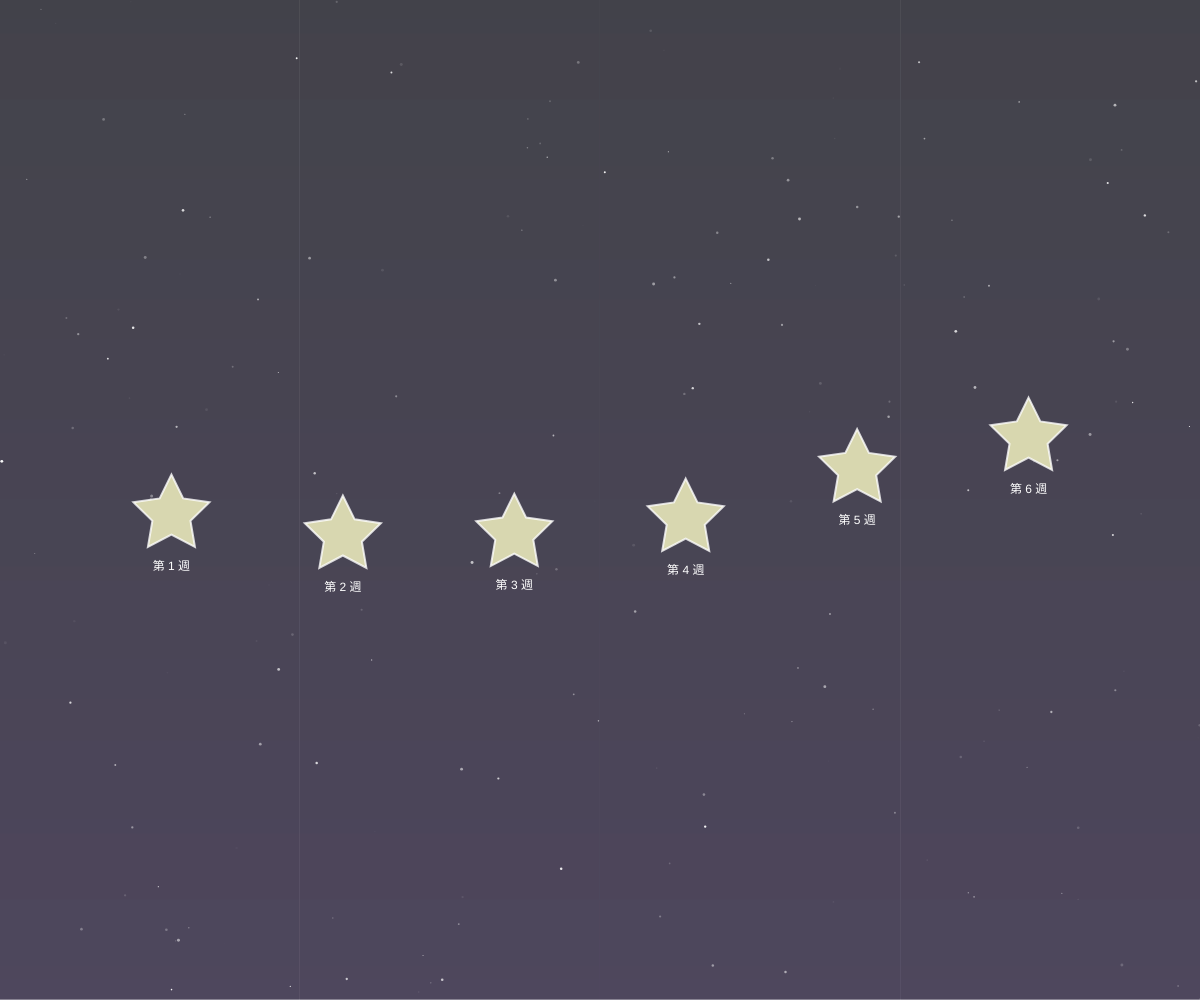
Frame 1 (no input)
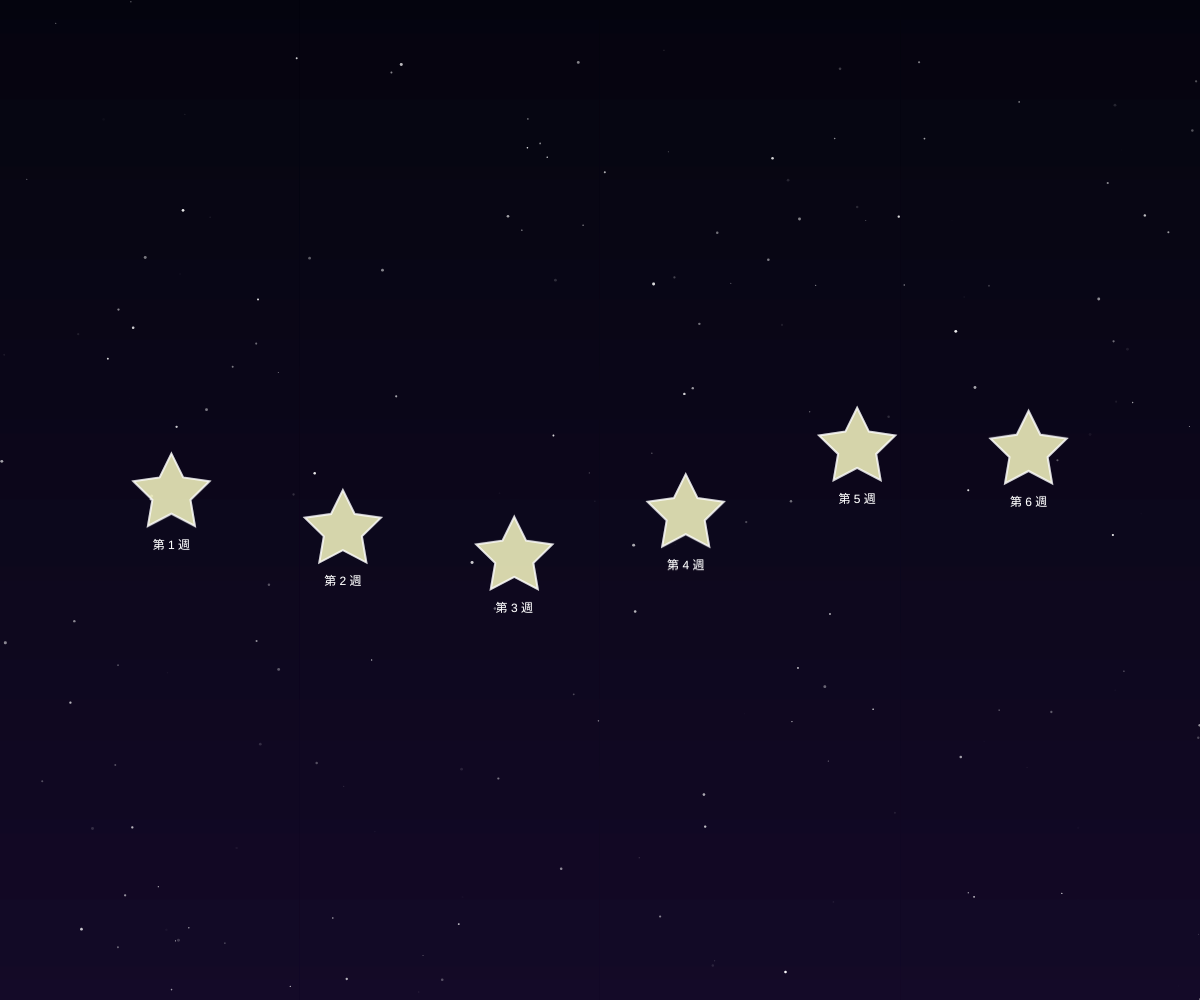
Frame 60 (no input)
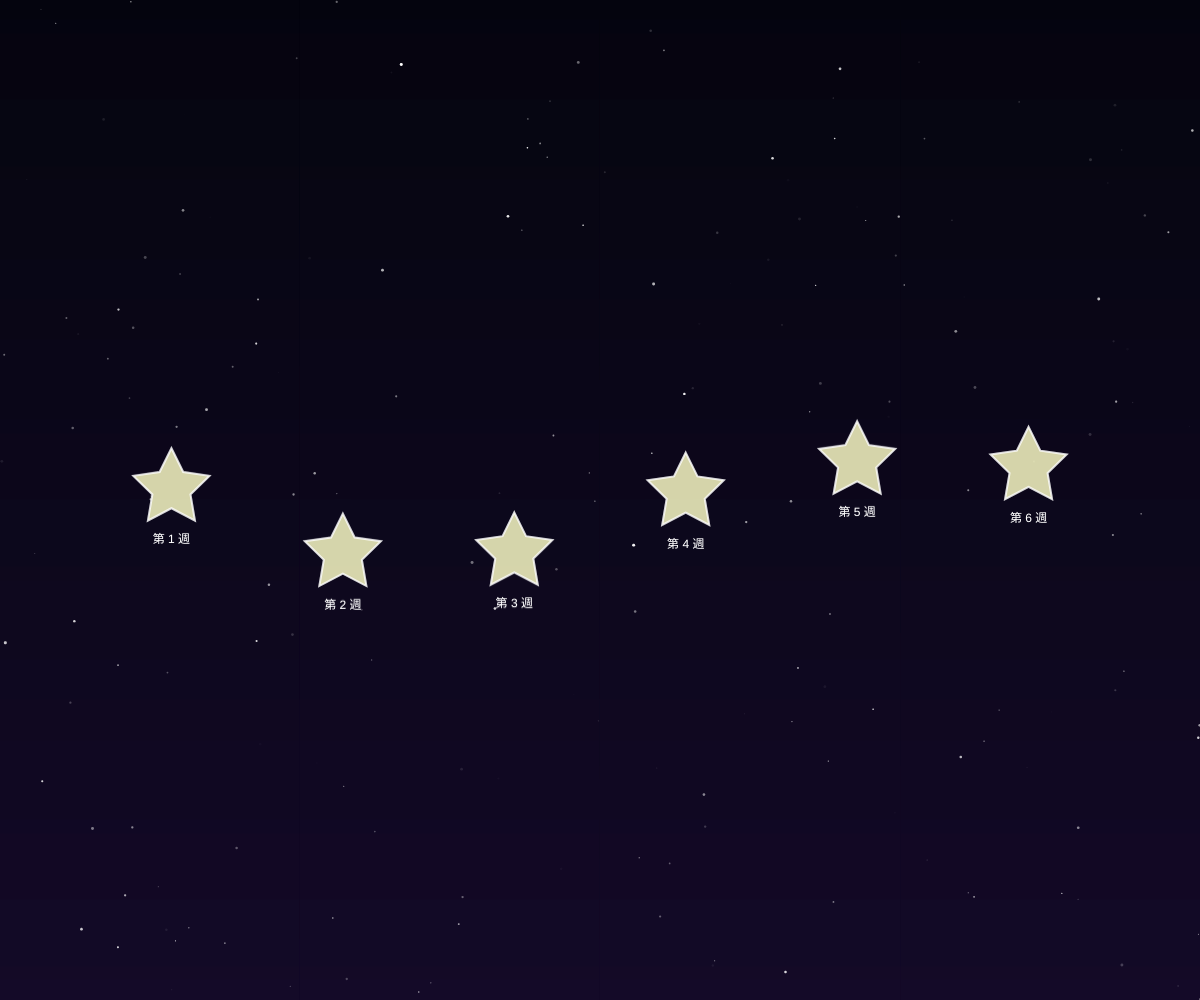
Frame 120 (the mouse pressed at the canvas centre since frame 60)

The p5.js sketch that drew these frames (run headless with seeded random() and noise() and a simulated clock; from frame 60 on, the mouse is pressed at the canvas centre):

// p5.js sketch
// ── sketch.js
let settlements = [];
let bgStars = [];

function setup() {
  createCanvas(windowWidth, windowHeight); // 修改為視窗寬高
  
  // 初始化背景星空
  for (let i = 0; i < 200; i++) {
    bgStars.push({
      x: random(width),
      y: random(height),
      size: random(1, 3),
      opacity: random(100, 255)
    });
  }

  // 初始化 6 週的生態聚落位置與資料
  for (let i = 0; i < 6; i++) {
    settlements.push({
      x: (width / 7) * (i + 1),
      y: height / 2 + sin(i) * 50,
      label: "第 " + (i + 1) + " 週",
      url: "week" + (i + 1) + "/index.html", // 假設您的檔案路徑規則
      size: 40,
      color: color(255, 255, 200, 200)
    });
  }
}

function windowResized() {
  // 當瀏覽器視窗大小改變時，自動調整畫布
  resizeCanvas(windowWidth, windowHeight);
}

function draw() {
  // 深邃星空漸層背景
  drawSpaceBackground();
  
  // 繪製閃爍背景星
  drawBackgroundStars();
  
  // 繪製生態聚落（作業選單）
  for (let s of settlements) {
    drawSettlement(s);
  }

  // 滑鼠游標提示
  checkHover();
}

function drawSpaceBackground() {
  for (let y = 0; y < height; y++) {
    let inter = map(y, 0, height, 0, 1);
    let c = lerpColor(color(5, 5, 15), color(20, 10, 40), inter);
    stroke(c);
    line(0, y, width, y);
  }
}

function drawBackgroundStars() {
  for (let s of bgStars) {
    fill(255, s.opacity * (0.5 + 0.5 * sin(frameCount * 0.02 + s.x)));
    noStroke();
    ellipse(s.x, s.y, s.size);
  }
}

function drawSettlement(s) {
  push();
  translate(s.x, s.y + sin(frameCount * 0.03 + s.x) * 15); // 微幅漂浮感
  fill(s.color);
  stroke(255, 200);
  strokeWeight(2);
  
  // 繪製星星形狀
  starShape(0, 0, s.size * 0.5, s.size, 5);
  
  fill(255);
  noStroke();
  textAlign(CENTER);
  text(s.label, 0, s.size + 15);
  pop();
}

function starShape(x, y, radius1, radius2, npoints) {
  let angle = TWO_PI / npoints;
  let halfAngle = angle / 2.0;
  beginShape();
  for (let a = -HALF_PI; a < TWO_PI - HALF_PI; a += angle) {
    let sx = x + cos(a) * radius2;
    let sy = y + sin(a) * radius2;
    vertex(sx, sy);
    sx = x + cos(a + halfAngle) * radius1;
    sy = y + sin(a + halfAngle) * radius1;
    vertex(sx, sy);
  }
  endShape(CLOSE);
}

function checkHover() {
  let isHovering = false;
  for (let s of settlements) {
    let floatingY = s.y + sin(frameCount * 0.03 + s.x) * 15;
    let d = dist(mouseX, mouseY, s.x, floatingY);
    if (d < s.size) {
      isHovering = true;
      break;
    }
  }
  // 切換滑鼠游標樣式
  if (isHovering) cursor(HAND);
  else cursor(ARROW);
}

function mousePressed() {
  for (let s of settlements) {
    let floatingY = s.y + sin(frameCount * 0.03 + s.x) * 15;
    let d = dist(mouseX, mouseY, s.x, floatingY);
    if (d < s.size) {
      // 尋找視窗容器與 iframe 並更新內容與顯示
      let win = document.getElementById('window-container');
      let iframe = document.getElementById('display-frame');
      let title = document.getElementById('window-title');
      if (win && iframe) {
        iframe.src = s.url;
        if (title) title.innerText = "正在觀測：" + s.label + " 星系";
        win.style.display = 'block';
      }
    }
  }
}

// ── style.css

html, body {
  margin: 0;
  padding: 0;
  width: 100vw;   /* 使用視窗單位 */
  height: 100vh;
  background-image: url('你的圖片名稱.jpg');
  background-size: cover;      /* 確保圖片填滿 */
  background-position: center; /* 置中 */
  background-repeat: no-repeat;
  background-color: #0b0e1e;   /* 如果圖片沒出來，右邊就是這個顏色 */
}
